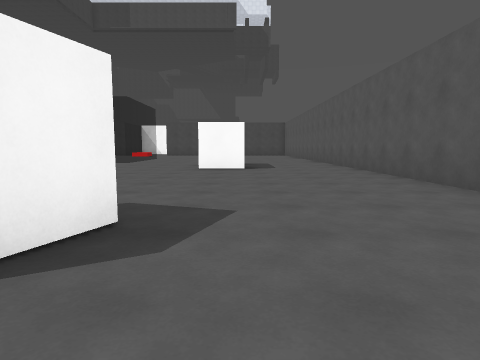
[1] (above)

21 first-person views from a walk through a Unity game level. The camera is 1.2 m above the floor, tilts 6° down and sees 75° across. The floor is counted in squares, 2 m on a side. Each view is taken from the middle of a square. On the plan, view 1 faces up. The plan holds only what a view shows up to about 9 squares ahead; the rest is blank. The place goes on beyond the plan. The player character is not drawn. Surface patterns are stand-ins for the level's own textures.

[2]
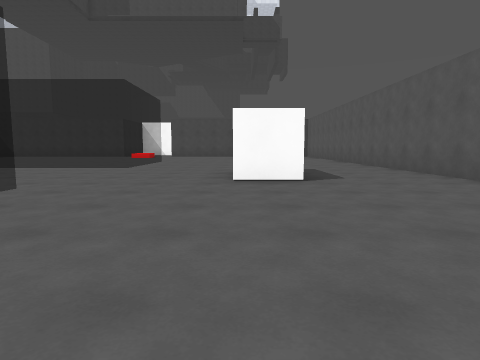

[3]
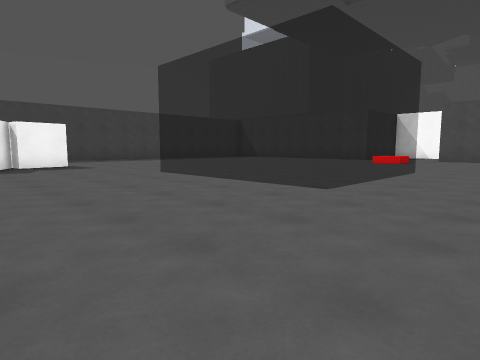

[4]
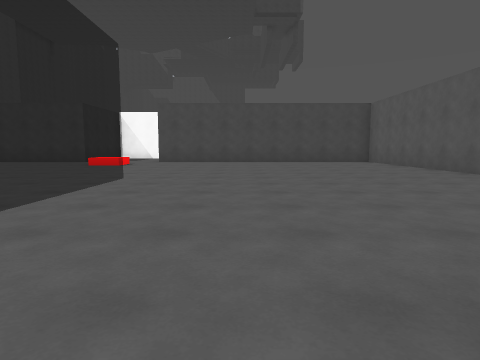

[5]
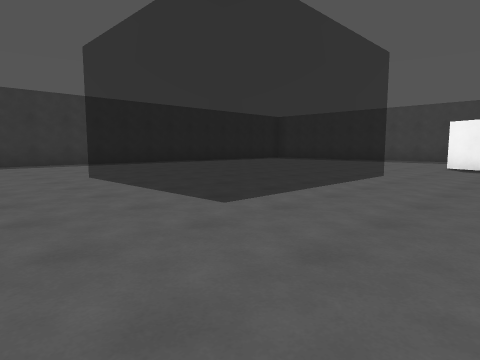

[6]
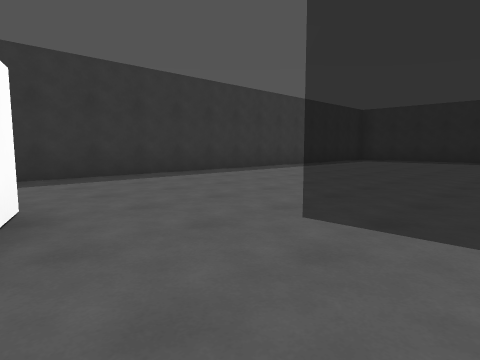

[7]
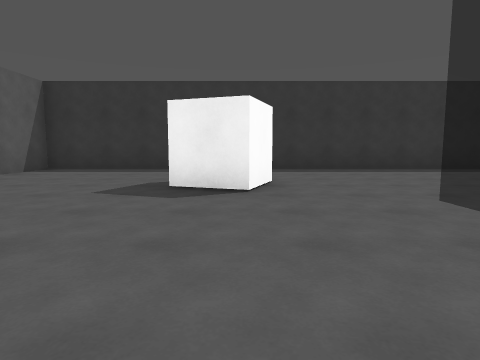

[8]
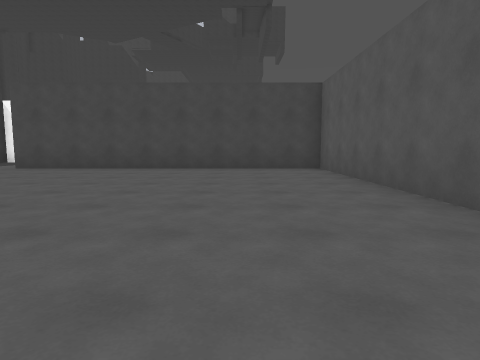

[9]
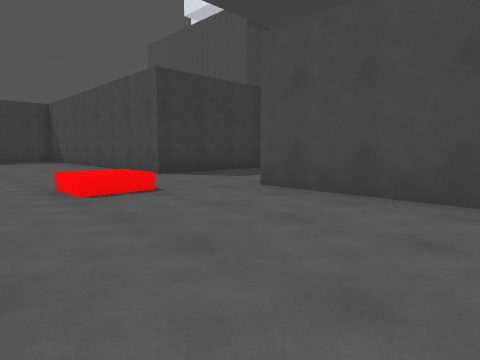

[10]
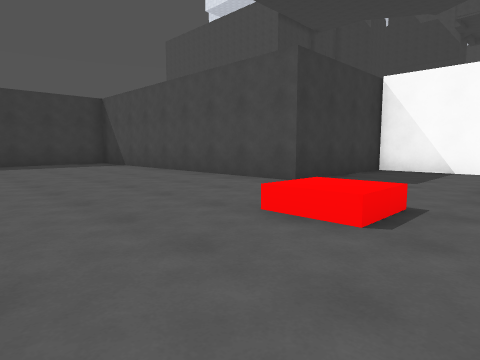

[11]
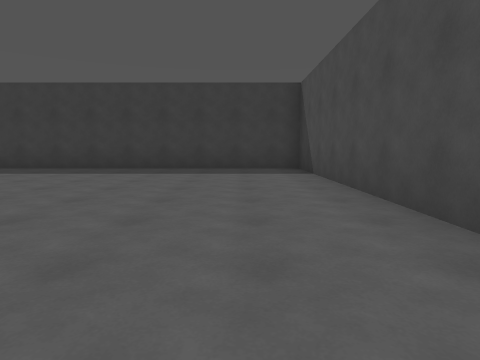

[12]
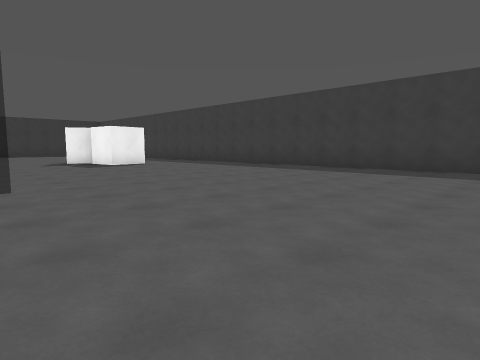

[13]
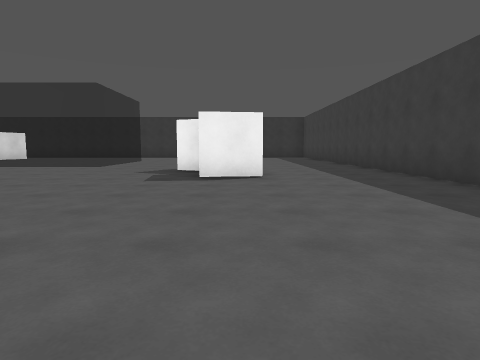

[14]
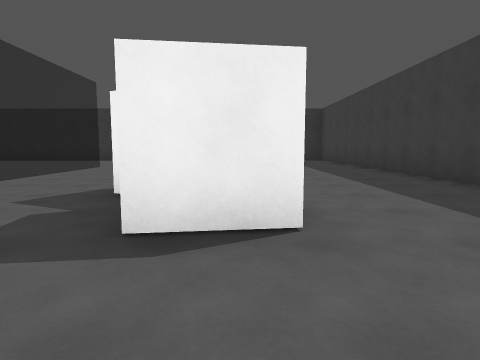

[15]
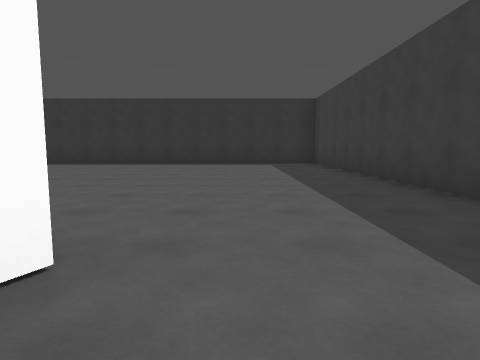

[16]
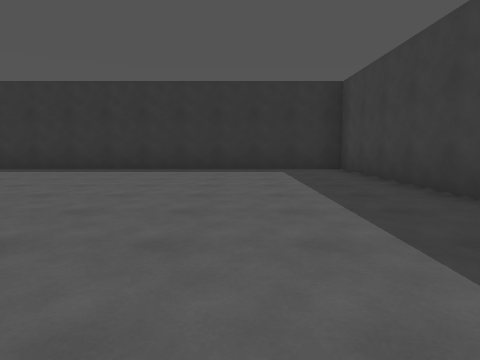

[17]
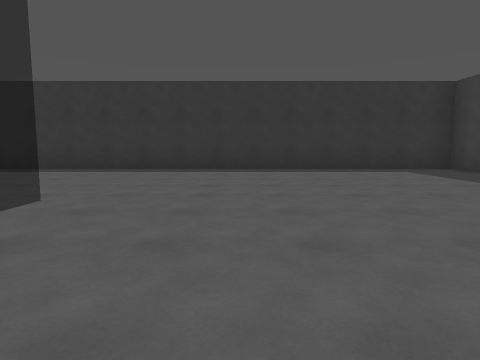

[18]
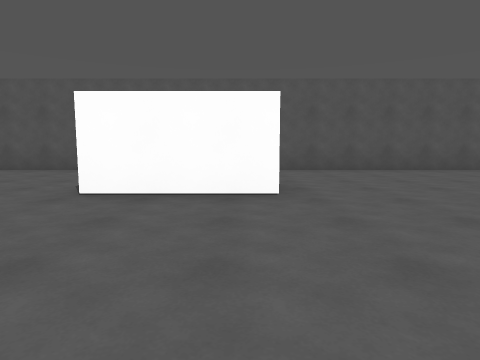

[19]
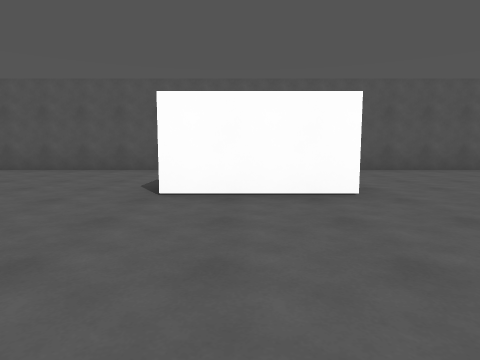

[20]
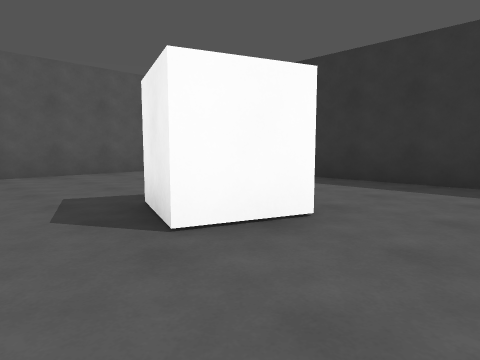

[21]
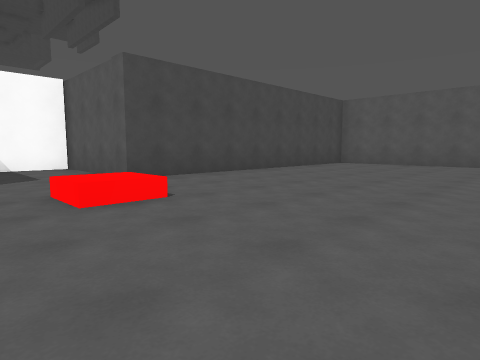

### Floor plan
Key: @ floor where view 1 was taken; # wall or solid block; . floor; = window, fence, low wall or low ledge; B box.
Columns run from 17 left of view 1 to 4 right of it. Each row starts with its distance up from view 1.
 27         #####
 26         #...#
 25         #...#
 24         #...#
 23 #########...##########
 22 #....................#
 21 #....................#
 20 #....................#
 19 #....................#
 18 #....................#
 17 #....................#
 16 #........  ==........#
 15 #........ ===........#
 14 #........====........#
 13 #........====........#
 12 #........====........#
 11 #...B...........# ...#
 10 #...BB..........# ...#
  9 #...BB..........##...#
  8 #....B...............#
  7 #........====........#
  6 #........====........#
  5 #........====........#
  4 #........====........#
  3 #....................#
  2 #..............BB....#
  1 #....................#
  0 #................@...#
 -1 #....................#
 -2 ######################

Positions as (right, up) in squares from view 1, and headings:
1: (0, 0), facing up
2: (-1, 3), facing up
3: (-2, 8), facing up-left
4: (-2, 10), facing up
5: (-2, 10), facing down-left
6: (-2, 5), facing down-left
7: (-2, 7), facing down
8: (1, 14), facing up
9: (-2, 19), facing up-left
10: (-5, 18), facing up-left
11: (-8, 21), facing left
12: (-8, 21), facing down-left
13: (-13, 17), facing down
14: (-13, 13), facing down
15: (-14, 10), facing down
16: (-14, 7), facing down
17: (-11, 7), facing down
18: (-5, 9), facing right
19: (-5, 10), facing right
20: (-4, 4), facing down-right
21: (-8, 17), facing up-right
